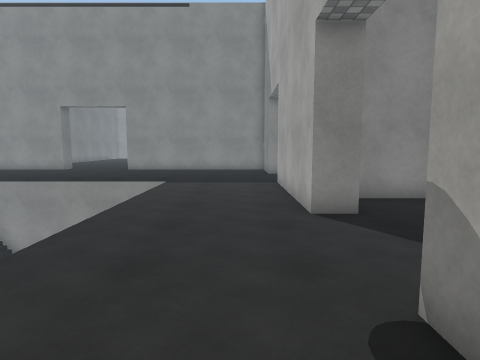
[1] (above)

24 first-person views from a walk through a scene from a Unity 3-D project. The camera is 1.4 m above the floor, tilts 6° down and sees 75° across. The floor is counted in squares, 1 m on a side. Each view is taken from the middle of a square. On the plan, view 1 faces up. The plan holds only what a view shows up to about 14 squares ahead; the rest is blank. The place goes on beyond the plan. Surface patterns are stand-ins for the level's own textures.

[2]
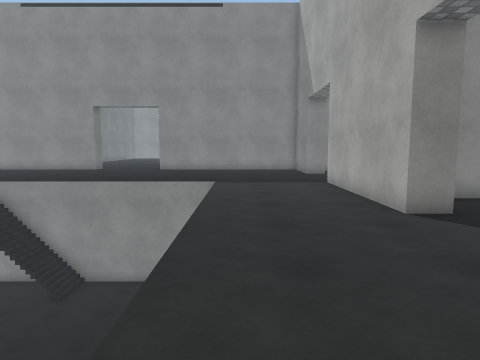

[3]
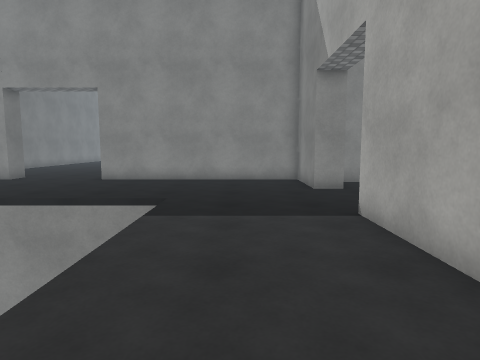

[4]
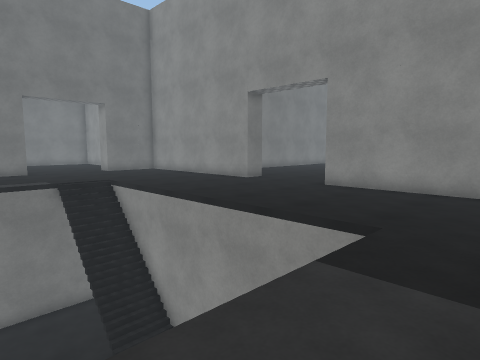

[5]
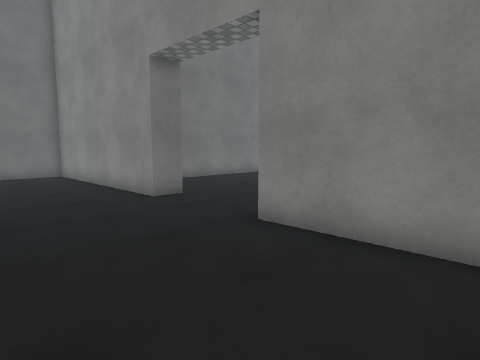

[6]
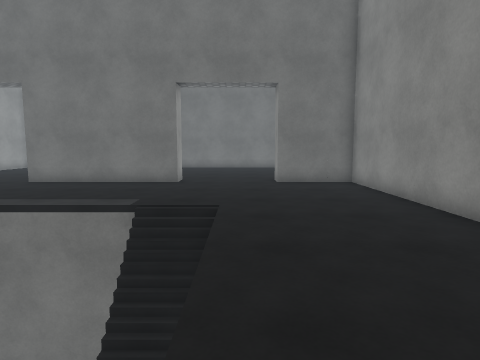

[7]
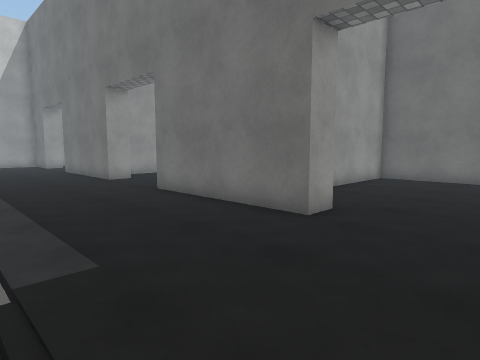

[8]
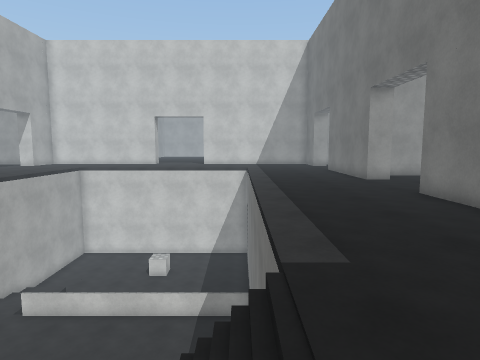

[9]
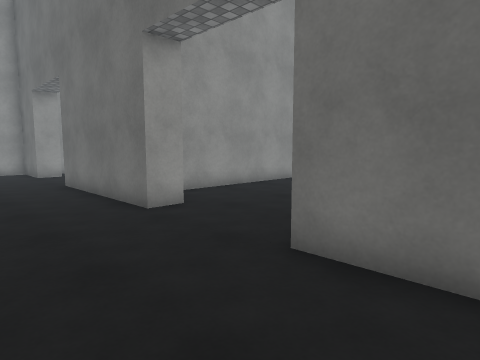

[10]
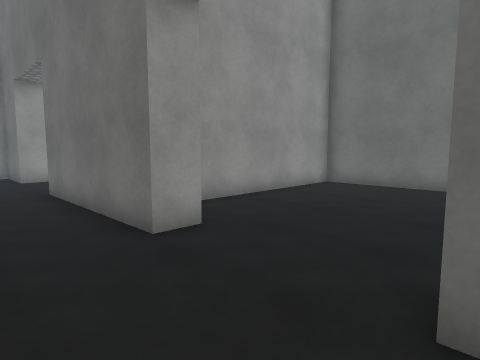

[11]
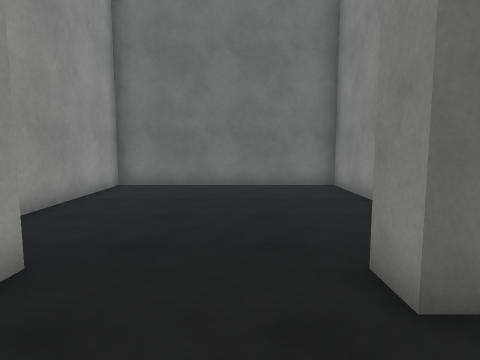

[12]
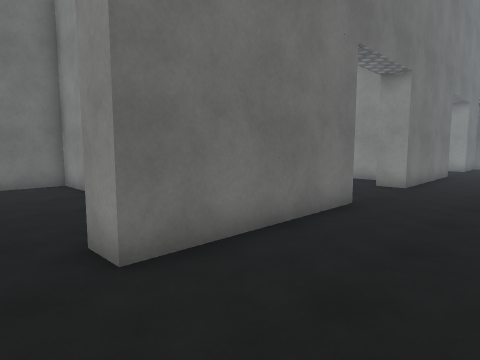

[13]
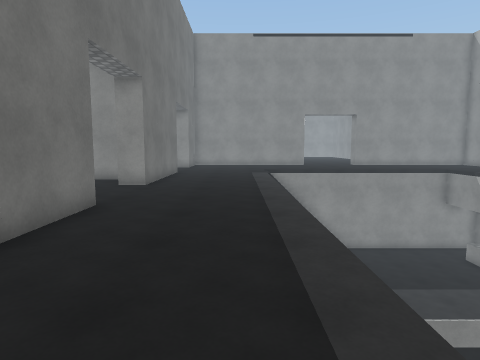

[14]
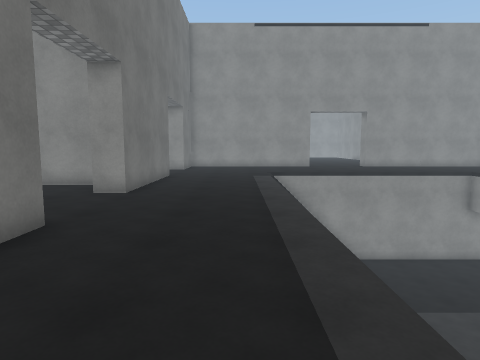

[15]
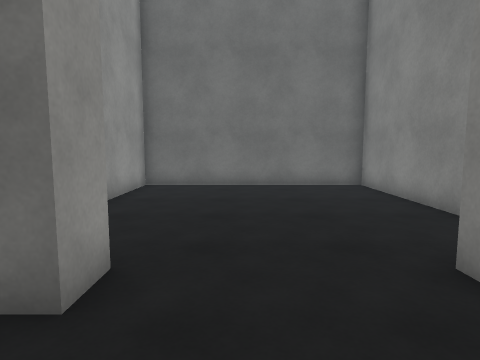

[16]
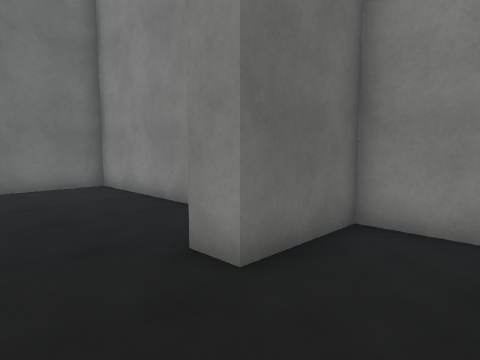

[17]
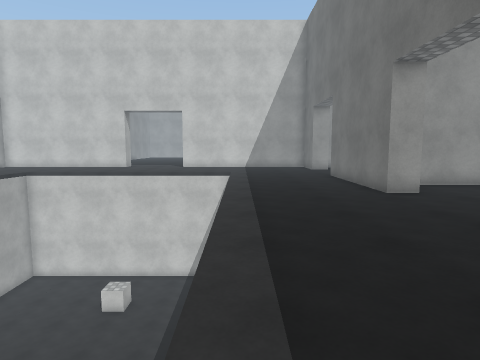

[18]
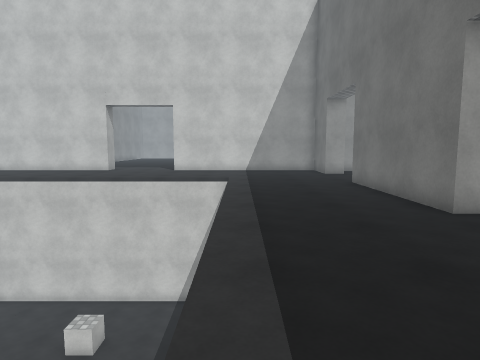

[19]
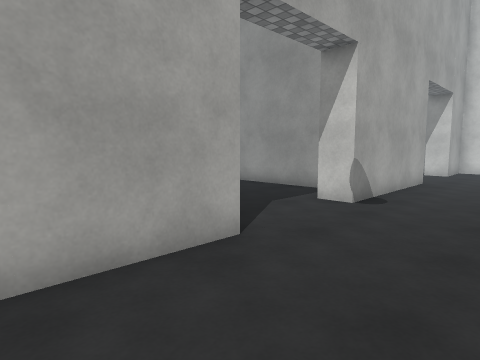

[20]
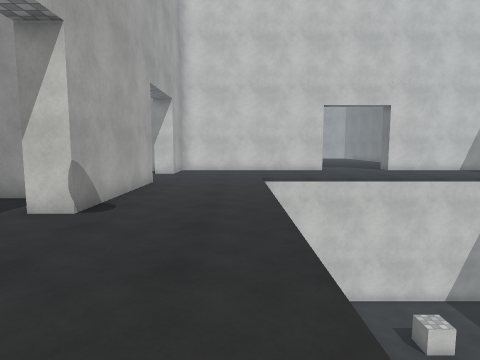

[21]
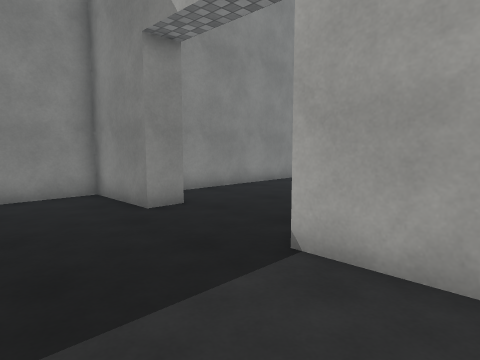

[22]
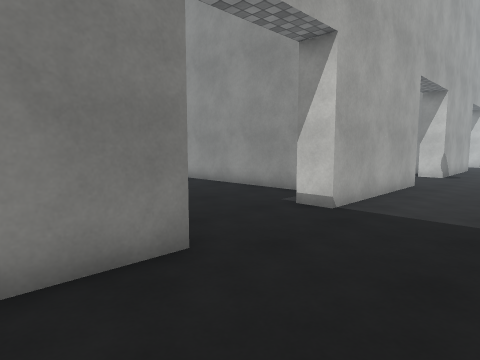

[23]
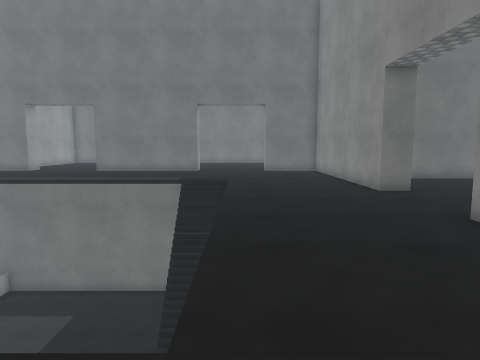

[24]
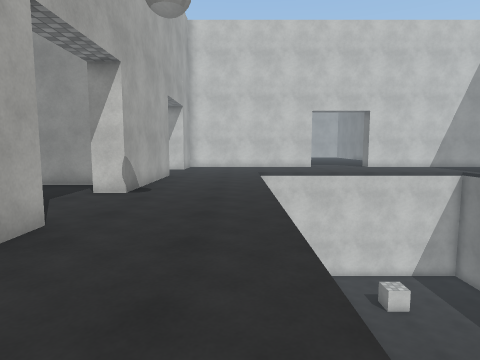

### Floor plan
Key: @ floor where view 1 was taken; # wall or solid block; . main floor; - floor 5 m lower than the main floor; / step, stairs or slope; = window, fence, low wall or low ledge; v drop or lower ground.
Columns run from 29 left of view 1 to 6 right of it. Each row starts with its distance up from view 1.
 22                  ....
 21                  .....
 20          ##########....#########
 19 #######  #.....................#####
 18 #....... #.....................#....
 17 #........#.....................#....
 16 #...................................
 15 #..................................
 14 #............../////      /........
 13 #............../////---   /.........
 12 #........#.....--------   =....#....
 11 #......  #.....--------   -....#....
 10 ######   #.....---------  -....#####
  9 ##########.....---------  -....####
  8 #........#.....---------  -....#...
  7 #........#.....---------  -....#..
  6 #..............---------  -.......
  5 #..............---------- -......
  4 #..............         vvv.......
  3 #..............          vv........
  2 #........#.....  vvvvvv   v....#....
  1 #........#.....  vvvvvvv  v....#....
  0 ##########.....  vvvvvvvv v..@.#####
 -1 ###      #.....  vvvvvvvv v....#
 -2 #.....   #.....  vvvvvvv  v....#
 -3 #........#.....  vvvvvvvv v....#
 -4   .............  vvvvvvvv v....
 -5          ......           v....

Where each view was taken, in squares from view 1:
view 1: 0 up, 0 right, facing up
view 2: 0 up, 2 left, facing up
view 3: 6 up, 1 left, facing up
view 4: 9 up, 1 left, facing up-left
view 5: 15 up, 3 left, facing up-left
view 6: 15 up, 7 left, facing left
view 7: 16 up, 14 left, facing down-left
view 8: 16 up, 14 left, facing down
view 9: 9 up, 16 left, facing down-left
view 10: 7 up, 17 left, facing down-left
view 11: 5 up, 17 left, facing left
view 12: 5 down, 16 left, facing up-left
view 13: 5 down, 16 left, facing up
view 14: 3 down, 16 left, facing up
view 15: 14 up, 17 left, facing left
view 16: 14 up, 17 left, facing up-left
view 17: 12 up, 15 left, facing down
view 18: 9 up, 15 left, facing down
view 19: 10 up, 2 left, facing down-right
view 20: 9 up, 2 left, facing down
view 21: 10 up, 2 left, facing up-right
view 22: 19 up, 2 left, facing down-right
view 23: 15 up, 1 left, facing left
view 24: 12 up, 2 left, facing down
